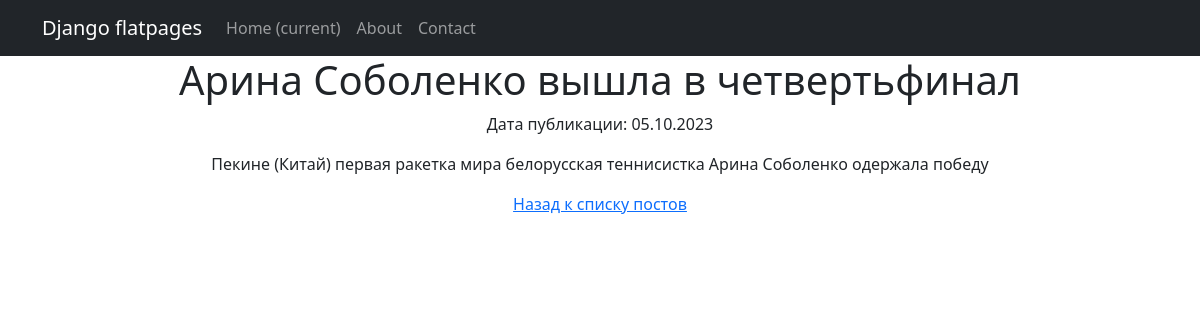
The app's page /2, older data.
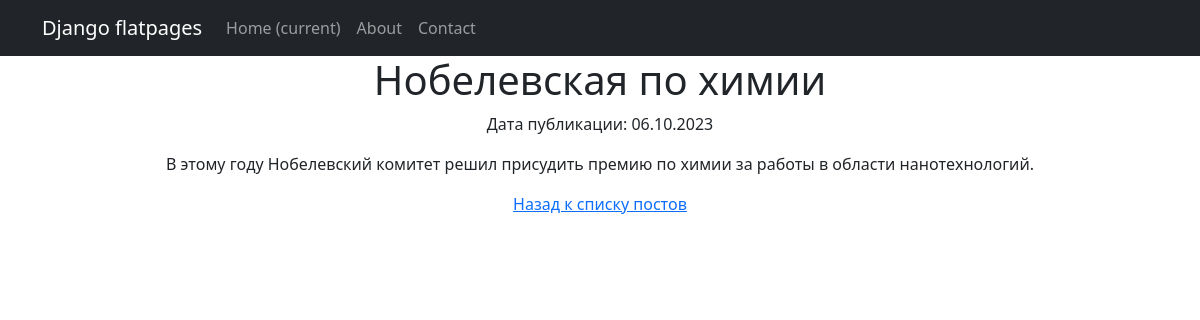
The same page, newer data.
### newsapp/models.py (models this page shows, shortened)
class Post(models.Model):
    ARTICLE = "AR"
    NEWS = "NW"
    TYPE_CHOICES = [
        (ARTICLE, 'Статья'),
        (NEWS, 'Новость'),
    ]
    name = models.CharField(max_length=50, unique=True)
    author = models.CharField(max_length=100)
    content = models.TextField()
    category = models.ForeignKey('Category', on_delete=models.CASCADE, related_name='posts')
    pub_date = models.DateTimeField(auto_now_add=True)
    post_type = models.CharField(max_length=2, choices=TYPE_CHOICES)

### newsapp/views.py (the view)
# urls.py: path('<int:pk>', PostDetail.as_view(), name = 'post_detail'),
class PostDetail(DetailView):
    model = Post
    template_name = 'flatpages/post_detail.html'
    context_object_name = 'posts'
    def post_detail(request, post_id):
        post = get_object_or_404(Post, pk=post_id)
        return render(request, 'post_detail.html', {'post': post})

### newsapp/templatetags/custom_filters.py (called while the page is built)
@register.filter
def censor(value):
    censored_value = value
    for word in unwanted_words:
        pattern = re.compile(rf'\b{word}\b', re.IGNORECASE)
        censored_value = pattern.sub('*', censored_value)
    return censored_value

### templates/flatpages/post_detail.html (shortened to what this page needs)
{% extends 'flatpages/default.html' %}
{% load custom_filters %}
{% block content %}
   <h1>{{ posts.name | censor }}</h1>
   <p>Дата публикации: {{ posts.pub_date|date:'d.m.Y' }}</p>
   <p>{{ posts.content|safe | censor}}</p>
   <a href="/post/{{ post }}">Назад к списку постов</a>
{% endblock content %}

Row changes from the older to the newer data that the page shows:
changed Post: name|censor "Арина Соболенко вышла в четвертьфинал" → "Нобелевская по химии"; pub_date "05.10.2023" → "06.10.2023"; content|censor "Пекине (Китай) первая ракетка мира белорусская теннисистка Арина Соболенко одержала победу" → "В этому году Нобелевский комитет решил присудить премию по химии за работы в области нанотехнологий."
